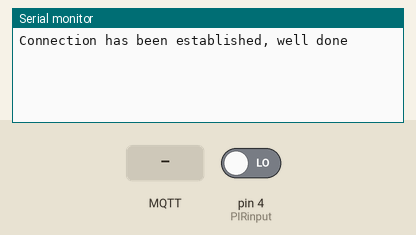
Simulated run of this sketch. Board: Arduino Uno, built with avr-gcc and run on an emulated ATmega328P. Shown: the last lines printed to the serial monitor. The test bench sets the inputs (shaded band); at power-on: pin 4 (PIRinput) LOW. WiFi joins after 1.5 s; servers stay silent unless stated; no MQTT or app messages arrive unless stated.

Above: at 4.2 s.
4.3 s: pin 4 (PIRinput) driven HIGH
At 4.8 s:
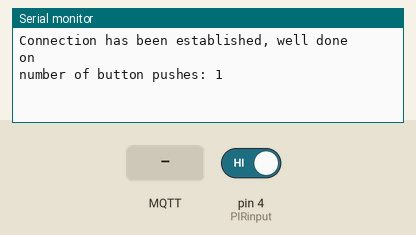
5.8 s: MQTT message "1" arrives on the first subscribed topic
At 6.6 s:
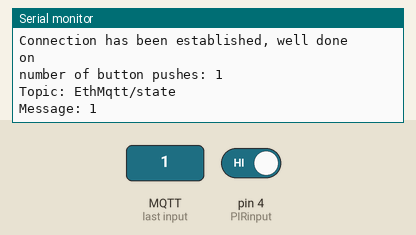
7.3 s: MQTT message "on" arrives on the first subscribed topic
At 7.8 s:
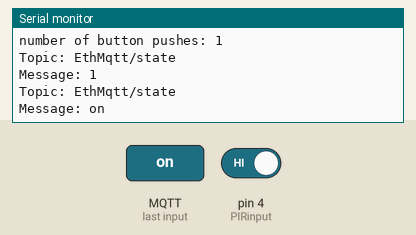
8.8 s: MQTT message "off" arrives on the first subscribed topic
At 10.0 s:
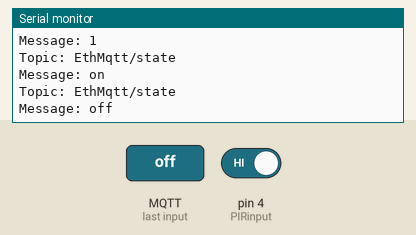
10.3 s: pin 4 (PIRinput) driven LOW
At 11.6 s:
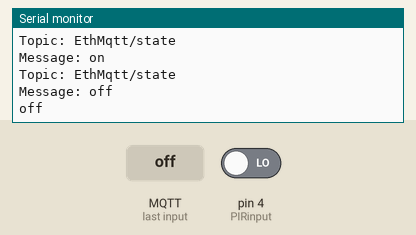

Measured:
- after the input at 4.3 s, the serial monitor: prints a new line at once (image 1)
- after the input at 5.8 s, the serial monitor: prints a new line at once (image 2)
- after the input at 7.3 s, the serial monitor: prints a new line at once (image 3)
- after the input at 8.8 s, the serial monitor: prints a new line at once (image 4)
- after the input at 10.3 s, the serial monitor: prints a new line at once (image 5)

The sketch:

EthMqttHA.ino
```cpp
#include <SPI.h>
#include <Ethernet.h>
#include <PubSubClient.h>

// Function prototypes
void subscribeReceive(char* topic, byte* payload, unsigned int length);

// Set your MAC address and IP address here
byte mac[] = { 0xDE, 0xAD, 0xBE, 0xEF, 0xFE, 0xED };
IPAddress ip(192, 168, 2, 240);

// Make sure to leave out the http and slashes!
const char* server = "";
const char* mqttUser = "";
const char* mqttPassword = "";

// Ethernet and MQTT related objects
EthernetClient ethClient;
PubSubClient mqttClient(ethClient);

const int PIRinput = 4;

// Variables will change:
int buttonPushCounter = 0;   // counter for the number of button presses
int buttonState = 0;         // current state of the button
int lastButtonState = 0;     // previous state of the button

void subscribeReceive(char* topic, byte* payload, unsigned int length)
{
  // Print the topic
  Serial.print("Topic: ");
  Serial.println(topic);

  // Print the message
  Serial.print("Message: ");
  for (int i = 0; i < length; i ++)
  {
    Serial.print(char(payload[i]));
  }

  // Print a newline
  Serial.println("");
}


void setup()
{
  // Useful for debugging purposes
  Serial.begin(9600);

  //pinmodes
  pinMode(PIRinput, INPUT);

  // Start the ethernet connection
  Ethernet.begin(mac, ip);

  // Ethernet takes some time to boot!
  delay(3000);

  // Set the MQTT server to the server stated above ^
  mqttClient.setServer(server, 1883);

  // Attempt to connect to the server with the ID "myClientID"
  if (mqttClient.connect("myClientID", mqttUser, mqttPassword))
  {
    Serial.println("Connection has been established, well done");

    // Establish the subscribe event
    mqttClient.setCallback(subscribeReceive);
  }
  else
  {
    Serial.println("Looks like the server connection failed...");
  }

  mqttClient.subscribe("EthMqtt/state");

}

void loop()
{
  mqttClient.loop();

  buttonState = digitalRead(PIRinput);

  // compare the buttonState to its previous state
  if (buttonState != lastButtonState) {
    // if the state has changed, increment the counter
    if (buttonState == HIGH) {
      // if the current state is HIGH then the button went from off to on:
      buttonPushCounter++;
      Serial.println("on");
      Serial.print("number of button pushes: ");
      Serial.println(buttonPushCounter);
      mqttClient.publish("EthMqtt/state", "ON");
    } else {
      // if the current state is LOW then the button went from on to off:
      Serial.println("off");
      mqttClient.publish("EthMqtt/state", "OFF");
    }
    // Delay a little bit to avoid bouncing
    delay(50);
  }

  // save the current state as the last state, for next time through the loop
  lastButtonState = buttonState;
}
```
